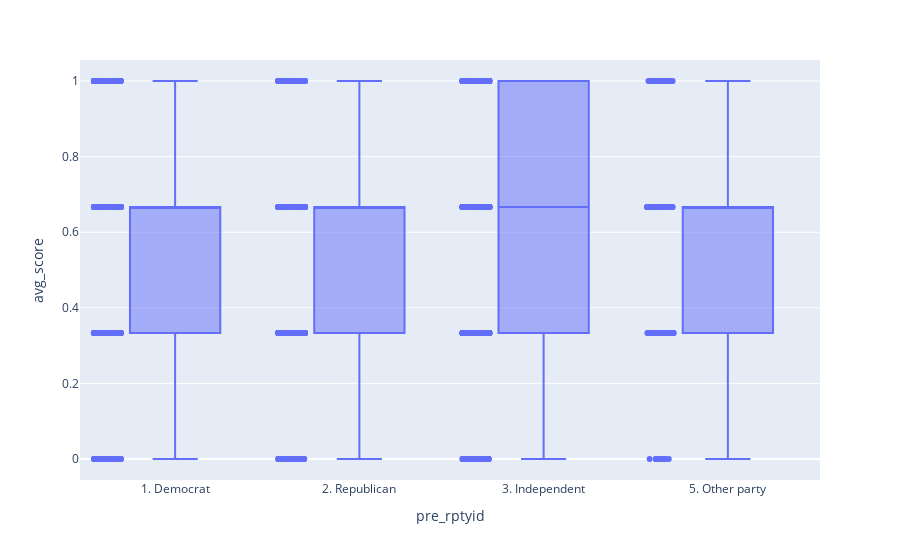

Write notebook code for a chart like this one.
### Markdown cell above
Great, now we have all of the information we need! So, now we can examine how the different parties did on these questions. Let's start with the average score.

### Code cell
fig = px.box(trivia_data, x="pre_rptyid", y="avg_score", points="all")
fig.show()

### Figure 1 — Plotly figure (JSON) as saved in the notebook; plotly's stock layout.template omitted (floating-point values rounded to 4 significant figures; data arrays with more than 128 entries replaced by an {"elided": "..."} marker saying what was removed)
{"data": [{"alignmentgroup": "True", "boxpoints": "all", "hoverlabel": {"namelength": 0}, "hovertemplate": "pre_rptyid=%{x}<br>avg_score=%{y}", "legendgroup": "", "marker": {"color": "#636efa"}, "name": "", "notched": false, "offsetgroup": "", "orientation": "v", "showlegend": false, "type": "box", "x": {"elided": "5288 str values"}, "x0": " ", "xaxis": "x", "y": {"elided": "5288 float values"}, "y0": " ", "yaxis": "y"}], "layout": {"boxmode": "group", "legend": {"tracegroupgap": 0}, "margin": {"t": 60}, "xaxis": {"anchor": "y", "domain": [0, 1], "title": {"text": "pre_rptyid"}}, "yaxis": {"anchor": "x", "domain": [0, 1], "title": {"text": "avg_score"}}}}
